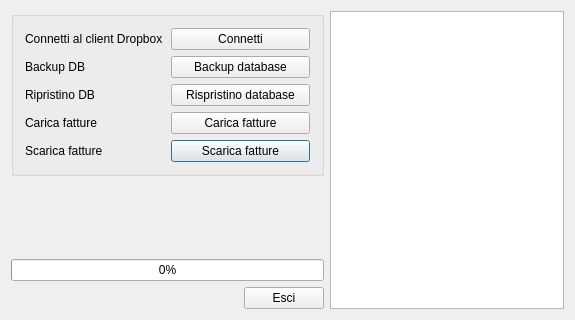
<?xml version="1.0" encoding="UTF-8"?>
<ui version="4.0">
 <class>DropboxFabaria</class>
 <widget class="QDialog" name="DropboxFabaria">
  <property name="geometry">
   <rect>
    <x>0</x>
    <y>0</y>
    <width>575</width>
    <height>320</height>
   </rect>
  </property>
  <property name="sizePolicy">
   <sizepolicy hsizetype="Preferred" vsizetype="Preferred">
    <horstretch>0</horstretch>
    <verstretch>0</verstretch>
   </sizepolicy>
  </property>
  <property name="minimumSize">
   <size>
    <width>575</width>
    <height>320</height>
   </size>
  </property>
  <property name="maximumSize">
   <size>
    <width>575</width>
    <height>320</height>
   </size>
  </property>
  <property name="sizeIncrement">
   <size>
    <width>575</width>
    <height>320</height>
   </size>
  </property>
  <property name="baseSize">
   <size>
    <width>575</width>
    <height>320</height>
   </size>
  </property>
  <property name="windowTitle">
   <string>Backup e ripristino database con Dropbox</string>
  </property>
  <property name="windowIcon">
   <iconset resource="images.qrc">
    <normaloff>:/images/dropbox.png</normaloff>:/images/dropbox.png</iconset>
  </property>
  <layout class="QGridLayout" name="gridLayout_4">
   <item row="0" column="0">
    <layout class="QGridLayout" name="gridLayout_3">
     <item row="5" column="0">
      <spacer name="horizontalSpacer_3">
       <property name="orientation">
        <enum>Qt::Horizontal</enum>
       </property>
       <property name="sizeHint" stdset="0">
        <size>
         <width>40</width>
         <height>20</height>
        </size>
       </property>
      </spacer>
     </item>
     <item row="2" column="0" colspan="2">
      <widget class="QLabel" name="label_up_dw">
       <property name="text">
        <string/>
       </property>
      </widget>
     </item>
     <item row="0" column="0" colspan="2">
      <widget class="QGroupBox" name="groupBox">
       <property name="title">
        <string/>
       </property>
       <layout class="QGridLayout" name="gridLayout">
        <item row="5" column="0">
         <widget class="QLabel" name="label_5">
          <property name="text">
           <string>Scarica fatture</string>
          </property>
         </widget>
        </item>
        <item row="5" column="1">
         <widget class="QPushButton" name="save_fatture">
          <property name="text">
           <string>Scarica fatture</string>
          </property>
          <property name="icon">
           <iconset resource="images.qrc">
            <normaloff>:/images/download.png</normaloff>:/images/download.png</iconset>
          </property>
         </widget>
        </item>
        <item row="3" column="0">
         <widget class="QLabel" name="label_3">
          <property name="text">
           <string>Ripristino DB</string>
          </property>
         </widget>
        </item>
        <item row="3" column="1">
         <widget class="QPushButton" name="scarico_file">
          <property name="text">
           <string>Rispristino database</string>
          </property>
          <property name="icon">
           <iconset resource="images.qrc">
            <normaloff>:/images/download.png</normaloff>:/images/download.png</iconset>
          </property>
         </widget>
        </item>
        <item row="0" column="1">
         <widget class="QPushButton" name="connetti">
          <property name="text">
           <string>Connetti</string>
          </property>
          <property name="icon">
           <iconset resource="images.qrc">
            <normaloff>:/images/connect.png</normaloff>:/images/connect.png</iconset>
          </property>
          <property name="checkable">
           <bool>false</bool>
          </property>
          <property name="checked">
           <bool>false</bool>
          </property>
         </widget>
        </item>
        <item row="1" column="0">
         <widget class="QLabel" name="label_2">
          <property name="text">
           <string>Backup DB</string>
          </property>
         </widget>
        </item>
        <item row="1" column="1">
         <widget class="QPushButton" name="carico_file">
          <property name="text">
           <string>Backup database</string>
          </property>
          <property name="icon">
           <iconset resource="images.qrc">
            <normaloff>:/images/upload.png</normaloff>:/images/upload.png</iconset>
          </property>
         </widget>
        </item>
        <item row="0" column="0">
         <widget class="QLabel" name="label">
          <property name="text">
           <string>Connetti al client Dropbox</string>
          </property>
         </widget>
        </item>
        <item row="4" column="0">
         <widget class="QLabel" name="label_4">
          <property name="text">
           <string>Carica fatture</string>
          </property>
         </widget>
        </item>
        <item row="4" column="1">
         <widget class="QPushButton" name="up_fatture">
          <property name="text">
           <string>Carica fatture</string>
          </property>
          <property name="icon">
           <iconset resource="images.qrc">
            <normaloff>:/images/upload.png</normaloff>:/images/upload.png</iconset>
          </property>
         </widget>
        </item>
       </layout>
      </widget>
     </item>
     <item row="5" column="1">
      <widget class="QPushButton" name="esci">
       <property name="text">
        <string>Esci</string>
       </property>
       <property name="icon">
        <iconset resource="images.qrc">
         <normaloff>:/images/dialog-close.png</normaloff>:/images/dialog-close.png</iconset>
       </property>
      </widget>
     </item>
     <item row="3" column="0" colspan="2">
      <widget class="QProgressBar" name="progressBar">
       <property name="value">
        <number>0</number>
       </property>
      </widget>
     </item>
    </layout>
   </item>
   <item row="0" column="1">
    <widget class="QTextEdit" name="test_agg">
     <property name="minimumSize">
      <size>
       <width>234</width>
       <height>0</height>
      </size>
     </property>
     <property name="maximumSize">
      <size>
       <width>234</width>
       <height>16777215</height>
      </size>
     </property>
     <property name="baseSize">
      <size>
       <width>234</width>
       <height>0</height>
      </size>
     </property>
     <property name="readOnly">
      <bool>true</bool>
     </property>
    </widget>
   </item>
  </layout>
 </widget>
 <layoutdefault spacing="6" margin="11"/>
 <tabstops>
  <tabstop>connetti</tabstop>
  <tabstop>carico_file</tabstop>
  <tabstop>scarico_file</tabstop>
  <tabstop>esci</tabstop>
 </tabstops>
 <resources>
  <include location="images.qrc"/>
 </resources>
 <connections/>
</ui>
